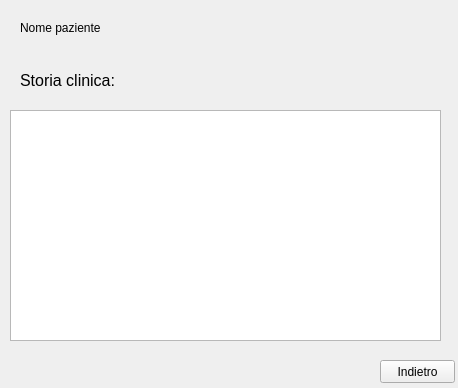
<?xml version="1.0" encoding="UTF-8"?>
<ui version="4.0">
 <class>Form</class>
 <widget class="QWidget" name="Form">
  <property name="geometry">
   <rect>
    <x>0</x>
    <y>0</y>
    <width>458</width>
    <height>388</height>
   </rect>
  </property>
  <property name="windowTitle">
   <string>Cartella Clinica</string>
  </property>
  <widget class="QLabel" name="label">
   <property name="geometry">
    <rect>
     <x>20</x>
     <y>20</y>
     <width>81</width>
     <height>16</height>
    </rect>
   </property>
   <property name="text">
    <string>Nome paziente:</string>
   </property>
  </widget>
  <widget class="QLabel" name="label_2">
   <property name="geometry">
    <rect>
     <x>110</x>
     <y>20</y>
     <width>311</width>
     <height>16</height>
    </rect>
   </property>
   <property name="font">
    <font>
     <pointsize>12</pointsize>
     <weight>75</weight>
     <bold>true</bold>
    </font>
   </property>
   <property name="text">
    <string/>
   </property>
  </widget>
  <widget class="QLabel" name="label_3">
   <property name="geometry">
    <rect>
     <x>20</x>
     <y>70</y>
     <width>181</width>
     <height>21</height>
    </rect>
   </property>
   <property name="font">
    <font>
     <pointsize>12</pointsize>
    </font>
   </property>
   <property name="text">
    <string>Storia clinica:</string>
   </property>
  </widget>
  <widget class="QPushButton" name="pushButton">
   <property name="geometry">
    <rect>
     <x>380</x>
     <y>360</y>
     <width>75</width>
     <height>23</height>
    </rect>
   </property>
   <property name="text">
    <string>Indietro</string>
   </property>
  </widget>
  <widget class="QTextBrowser" name="textBrowser">
   <property name="geometry">
    <rect>
     <x>10</x>
     <y>110</y>
     <width>431</width>
     <height>231</height>
    </rect>
   </property>
  </widget>
 </widget>
 <resources/>
 <connections/>
</ui>
